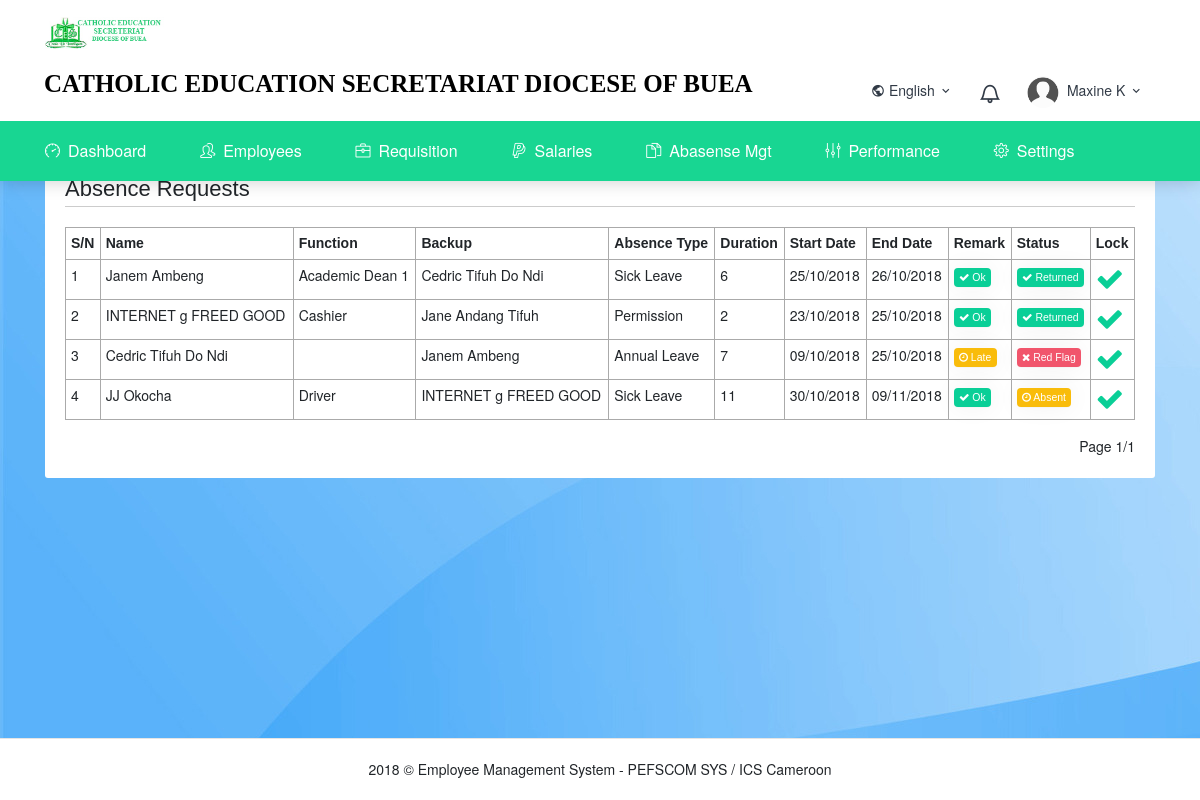
Page /admin/absence_requests.php on the committed database.
### tables this page shows
CREATE TABLE `leave_requests` (
  `id` int(30) NOT NULL,
  `code` varchar(20) NOT NULL,
  `name` varchar(200) NOT NULL,
  `matricule` varchar(200) NOT NULL,
  `function` varchar(100) NOT NULL,
  `type` varchar(60) NOT NULL,
  `start_date` varchar(30) NOT NULL,
  `end_date` varchar(30) NOT NULL,
  `days` varchar(30) NOT NULL,
  `backup` varchar(200) NOT NULL,
  `backup_matricule` varchar(100) NOT NULL,
  `locked` tinyint(1) NOT NULL DEFAULT '0',
  `remark` text NOT NULL,
  `status` varchar(50) NOT NULL,
  `date_added` timestamp NOT NULL DEFAULT CURRENT_TIMESTAMP
);

### admin/absence_requests.php (the view, shortened to what this page needs)
<?php
include_once '../classes/class.Constants.php';
$db = new dbc();
$dbc = $db->get_instance();
if(isset($_GET['filter']))
{
}
else {
    $results_per_page = 30;
    if(isset($_GET['page']))
    {
        $page_number = filter($_GET['page']);
        $inter  = $page_number - 1;
        $count = (int) ($inter * $results_per_page) + 1;
    }
    else
    {
        $page_number = 1;
        $count = 1;
    }
    if($page_number < 2)
    {
        $start = 0;
    }
     else {
         $start = (($page_number - 1) * ($results_per_page));
    }
    $query = "SELECT * from `leave_requests`  ";
    $result  = mysqli_query($dbc, $query);
    $total = mysqli_num_rows($result);
    if($results_per_page >= 1)
    {
       $number_of_pages = ceil($total/$results_per_page);
       if($number_of_pages < 1)
       {
           $page_count = 1;
       }
       else
       {
           $page_count = $number_of_pages;
       }
    }
    else
    {
        $error = "Results Per page Cannot be zero or Less";
        $page_count = 1;
    }
    $end = $results_per_page;
    $query = "SELECT * FROM `leave_requests`  ORDER BY `id` DESC LIMIT $start, $end";
    $result = mysqli_query($dbc, $query)
            or die("Error");
}
include_once 'includes/head.php';
 ?>
 <?php
include_once 'includes/top_bar.php';
include_once 'includes/navigation.php';
  ?>
  <br>
  <div class="wrapper">
      <div class="container-fluid">
          <div class="row">
              <div class="col-md-12">
                  <div class="card-box">
                      <h2 class="page-header">
                          Absence Requests
                      </h2>
                      <div class="row">
                          <div class="col-md-12">
                              <div class="table-responsive">
                                  <table class="table table-bordered">
                                      <tr>
                                          <th>S/N</th>
                                          <th>Name</th>
                                          <th>Function</th>
                                          <th>Backup</th>
                                          <th>Absence Type</th>
                                          <th>Duration</th>
                                          <th>Start Date</th>
                                          <th>End Date</th>
                                          <th>Remark</th>
                                          <th>Status</th>
                                          <th>Lock</th>
                                      </tr>
                                      <?php
                                      while($row = mysqli_fetch_array($result))
                                      {
                                          ?>
                                        <form class="" action="" method="get">
                                            <tr>
                                                <td><?php echo $count++; ?></td>
                                                <td><?php echo $row['name']; ?></td>
                                                <td><?php echo $row['function']; ?></td>
                                                <td><?php echo $row['backup']; ?></td>
                                                <td><?php echo $row['type']; ?></td>
                                                <td><?php echo $row['days'] ?></td>
                                                <td><?php echo $row['start_date']; ?></td>
                                                <td><?php echo $row['end_date']; ?></td>
                                                    <?php
                                                    if($row['locked'] == '0')
                                                    {
                                                        ?>
                                                        <td>
                                                            <select class="form-control" name="remark">
                                                                <option value="Late" <?php if($row['remark'] == 'Late') echo 'selected'; ?> >Late</option>
                                                                <option value="Ok" <?php if($row['remark'] == 'Ok') echo 'selected'; ?> >Ok</option>
                                                            </select>
                                                        </td>
                                                        <td>
                                                            <select class="form-control" name="status">
                                                                <option value="Absent" <?php if($row['status'] == 'Absent') echo 'selected'; ?> >Absent</option>
                                                                <option value="Returned" <?php if($row['status'] == 'Returned') echo 'selected'; ?> >Returned</option>
                                                                <option value="Red Flag" <?php if($row['status'] == 'Red Flag') echo 'selected'; ?> >Red Flag</option>
                                                            </select>
                                                        </td>
                                                        <td>
                                                            <button type="submit" name="button"
                                                            class="btn btn-primary" title="Save">
                                                                <i class="fa fa-save"></i>
                                                            </button>
                                                            <a href="absence_requests.php?id=<?php echo $row['id']; ?>&lock=true"
                                                                class="btn btn-warning" title="Lock this Request">
                                                                <i class="fa fa-lock"></i>
                                                            </a>
                                                        </td>
                                                        <?php
                                                    }
                                                    else {
                                                        ?>
                                                        <td>
                                                            <?php
                                                            $remark =  $row['remark'];
                                                            if($remark == 'Ok')
                                                            {
                                                                ?>
                                                                <div class="badge badge-success">
                                                                    <i class="fa fa-check"></i>
                                                                    Ok
                                                                </div>
                                                                <?php
                                                            }
                                                            else {
                                                                ?>
                                                                <div class="badge badge-warning">
                                                                    <i class="fa fa-clock-o"></i>
                                                                    Late
                                                                </div>
                                                                <?php
                                                            }
                                                            ?>
                                                        </td>
                                                        <td>
                                                            <?php
                                                            $status = $row['status'];
                                                            if($status == 'Absent')
                                                            {
                                                                ?>
                                                            <div class="badge badge-warning">
                                                                <i class="fa fa-clock-o"></i>
                                                                Absent
                                                            </div>
                                                                <?php
                                                            }
                                                            elseif($status == "Red Flag")
                                                            {
                                                                ?>
                                                            <div class="badge badge-danger">
                                                                <i class="fa fa-times"></i>
                                                                Red Flag
                                                            </div>
                                                                <?php
                                                            }
                                                            elseif($status == "Returned") {
                                                                ?>
                                                            <div class="badge badge-success">
                                                                <i class="fa fa-check"></i>
                                                                Returned
                                                            </div>
                                                                <?php
                                                            }
                                                            else {
                                                                echo $status;
                                                            }
                                                            ?>
                                                        </td>
                                                        <td>
                                                            <i class="fa fa-check fa-2x text-success"></i>
                                                        </td>
                                                        <?php
                                                    }
                                                     ?>
                                            </tr>
                                        </form>
                                          <?php
                                      }
                                       ?>
                                  </table>
                              </div>
                          </div>
                      </div>
                      <div class="row">
                          <div class="col-md-12">
                              <div class="pull-right">
                                  Page <?php echo $page_number; ?>/<?php echo $page_count; ?>
                              </div>
                          </div>
                      </div>
                      <div class="row">
                          <div class="col-md-12">
                          </div>
                      </div>
                  </div>
              </div>
          </div>
      </div>
  </div>
  <?php
include_once 'includes/footer.php';
   ?>
 <?php
include_once 'includes/end.php';
  ?>

### assets/css/app.css (style rules this page uses)
body { background: url('../images/bg.jpg'); }
th { font-weight: bold !important; }

### rows in the picture
leave_requests: name "Janem Ambeng", function "Academic Dean 1", backup "Cedric Tifuh Do Ndi", type "Sick Leave", days "6", start_date "25/10/2018", end_date "26/10/2018", locked 1 (drawn)
leave_requests: name "INTERNET g FREED GOOD", function "Cashier", backup "Jane Andang Tifuh", type "Permission", days "2", start_date "23/10/2018", end_date "25/10/2018", locked 1 (drawn)
leave_requests: name "Cedric Tifuh Do Ndi", backup "Janem Ambeng", type "Annual Leave", days "7", start_date "09/10/2018", end_date "25/10/2018", locked 1 (drawn)
leave_requests: name "JJ Okocha", function "Driver", backup "INTERNET g FREED GOOD", type "Sick Leave", days "11", start_date "30/10/2018", end_date "09/11/2018", locked 1 (drawn)

### other values in the picture
Company::company_name "CATHOLIC EDUCATION SECRETARIAT DIOCESE OF BUEA"
$page_number "1"
$page_count "1"
